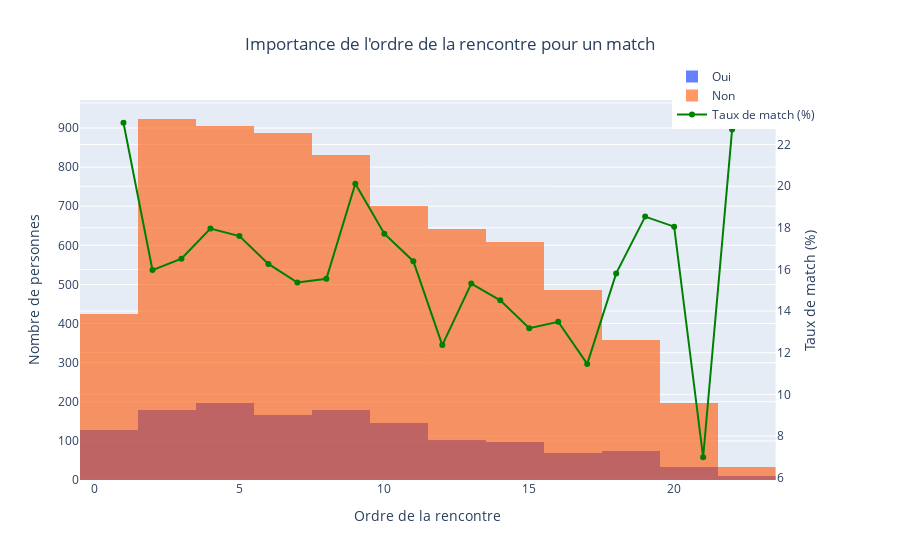

Notebook code for this chart:
### Markdown cell above
Importance de l'ordre de la rencontre

### Code cell
# Calcul des pourcentages de match par ordre
match_counts = df_tinder.groupby(['order', 'match']).size().unstack(fill_value=0)
match_counts['total'] = match_counts.sum(axis=1)
match_counts['match_rate'] = match_counts.get('Oui', 0) / match_counts['total'] * 100

fig = make_subplots(specs=[[{"secondary_y": True}]])

for match_value, color in {"Oui": "#002FFF", "Non": "#FF5500"}.items():
    subset = df_tinder[df_tinder["match"] == match_value]
    fig.add_trace(
        go.Histogram(
            x=subset["order"],
            name=match_value,
            marker_color=color,
            opacity=0.6,
            nbinsx=20
        ),
        secondary_y=False
    )

fig.add_trace(
    go.Scatter(
        x=match_counts.index,
        y=match_counts['match_rate'],
        name="Taux de match (%)",
        mode='lines+markers',
        line=dict(color='green', width=2)
    ),
    secondary_y=True
)

fig.update_layout(
    title_text="Importance de l'ordre de la rencontre pour un match",
    barmode="overlay",
    xaxis_title="Ordre de la rencontre",
    yaxis_title="Nombre de personnes",
    yaxis2_title="Taux de match (%)",
    title_x=0.5,
    legend=dict(x=0.8, y=1.1)
)

fig.show()

### Figure 1 — Plotly figure (JSON) as saved in the notebook; plotly's stock layout.template omitted (floating-point values rounded to 4 significant figures; data arrays with more than 128 entries replaced by an {"elided": "..."} marker saying what was removed)
{"data": [{"marker": {"color": "#002FFF"}, "name": "Oui", "nbinsx": 20, "opacity": 0.6, "type": "histogram", "x": {"elided": "1380 int values"}, "xaxis": "x", "yaxis": "y"}, {"marker": {"color": "#FF5500"}, "name": "Non", "nbinsx": 20, "opacity": 0.6, "type": "histogram", "x": {"elided": "6998 int values"}, "xaxis": "x", "yaxis": "y"}, {"line": {"color": "green", "width": 2}, "mode": "lines+markers", "name": "Taux de match (%)", "type": "scatter", "x": [1, 2, 3, 4, 5, 6, 7, 8, 9, 10, 11, 12, 13, 14, 15, 16, 17, 18, 19, 20, 21, 22], "xaxis": "x", "y": [23.05, 15.97, 16.52, 17.97, 17.6, 16.27, 15.37, 15.55, 20.12, 17.72, 16.4, 12.37, 15.32, 14.52, 13.17, 13.49, 11.46, 15.81, 18.54, 18.06, 6.977, 22.73], "yaxis": "y2"}], "layout": {"barmode": "overlay", "legend": {"x": 0.8, "y": 1.1}, "title": {"text": "Importance de l'ordre de la rencontre pour un match", "x": 0.5}, "xaxis": {"anchor": "y", "domain": [0, 0.94], "title": {"text": "Ordre de la rencontre"}}, "yaxis": {"anchor": "x", "domain": [0, 1], "title": {"text": "Nombre de personnes"}}, "yaxis2": {"anchor": "x", "overlaying": "y", "side": "right", "title": {"text": "Taux de match (%)"}}}}
